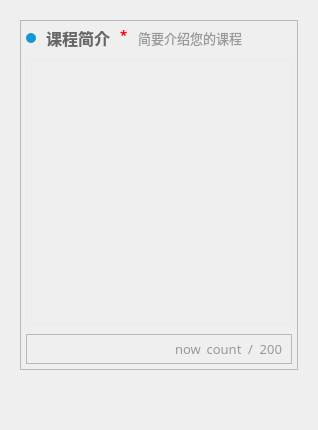
           <widget class="QWidget" name="page_2">
            <attribute name="title">
             <string>课程介绍</string>
            </attribute>
            <layout class="QGridLayout" name="gridLayout_14">
             <property name="leftMargin">
              <number>20</number>
             </property>
             <property name="topMargin">
              <number>20</number>
             </property>
             <property name="rightMargin">
              <number>20</number>
             </property>
             <property name="bottomMargin">
              <number>20</number>
             </property>
             <property name="verticalSpacing">
              <number>20</number>
             </property>
             <item row="0" column="0">
              <widget class="QFrame" name="frame_14">
               <property name="minimumSize">
                <size>
                 <width>0</width>
                 <height>350</height>
                </size>
               </property>
               <property name="maximumSize">
                <size>
                 <width>16777215</width>
                 <height>350</height>
                </size>
               </property>
               <property name="frameShape">
                <enum>QFrame::StyledPanel</enum>
               </property>
               <property name="frameShadow">
                <enum>QFrame::Raised</enum>
               </property>
               <layout class="QGridLayout" name="gridLayout_13">
                <property name="leftMargin">
                 <number>5</number>
                </property>
                <property name="topMargin">
                 <number>5</number>
                </property>
                <property name="rightMargin">
                 <number>5</number>
                </property>
                <property name="bottomMargin">
                 <number>5</number>
                </property>
                <property name="spacing">
                 <number>10</number>
                </property>
                <item row="0" column="1">
                 <widget class="QLabel" name="label_10">
                  <property name="font">
                   <font>
                    <family>微软雅黑</family>
                    <pointsize>12</pointsize>
                    <weight>75</weight>
                    <bold>true</bold>
                   </font>
                  </property>
                  <property name="styleSheet">
                   <string notr="true">color: #666666;</string>
                  </property>
                  <property name="text">
                   <string>课程简介</string>
                  </property>
                 </widget>
                </item>
                <item row="0" column="0">
                 <widget class="QFrame" name="frame_15">
                  <property name="minimumSize">
                   <size>
                    <width>10</width>
                    <height>10</height>
                   </size>
                  </property>
                  <property name="maximumSize">
                   <size>
                    <width>10</width>
                    <height>10</height>
                   </size>
                  </property>
                  <property name="font">
                   <font>
                    <weight>75</weight>
                    <bold>true</bold>
                   </font>
                  </property>
                  <property name="styleSheet">
                   <string notr="true">QFrame {
	background: #1296d6;
	border-radius: 5px;
}</string>
                  </property>
                  <property name="frameShape">
                   <enum>QFrame::StyledPanel</enum>
                  </property>
                  <property name="frameShadow">
                   <enum>QFrame::Raised</enum>
                  </property>
                 </widget>
                </item>
                <item row="0" column="3">
                 <widget class="QLabel" name="label_11">
                  <property name="font">
                   <font>
                    <family>微软雅黑</family>
                    <pointsize>10</pointsize>
                   </font>
                  </property>
                  <property name="styleSheet">
                   <string notr="true">color: #999999;</string>
                  </property>
                  <property name="text">
                   <string>简要介绍您的课程</string>
                  </property>
                 </widget>
                </item>
                <item row="2" column="0" colspan="5">
                 <widget class="QFrame" name="frame_16">
                  <property name="minimumSize">
                   <size>
                    <width>0</width>
                    <height>30</height>
                   </size>
                  </property>
                  <property name="maximumSize">
                   <size>
                    <width>16777215</width>
                    <height>30</height>
                   </size>
                  </property>
                  <property name="frameShape">
                   <enum>QFrame::StyledPanel</enum>
                  </property>
                  <property name="frameShadow">
                   <enum>QFrame::Raised</enum>
                  </property>
                  <layout class="QGridLayout" name="gridLayout_15">
                   <item row="0" column="1">
                    <widget class="QLabel" name="now_count_text">
                     <property name="font">
                      <font>
                       <family>微软雅黑</family>
                       <pointsize>10</pointsize>
                      </font>
                     </property>
                     <property name="styleSheet">
                      <string notr="true">color: #999999;</string>
                     </property>
                     <property name="text">
                      <string>now_count</string>
                     </property>
                    </widget>
                   </item>
                   <item row="0" column="3">
                    <widget class="QLabel" name="max_count_text">
                     <property name="font">
                      <font>
                       <family>微软雅黑</family>
                       <pointsize>10</pointsize>
                      </font>
                     </property>
                     <property name="styleSheet">
                      <string notr="true">color: #999999;</string>
                     </property>
                     <property name="text">
                      <string>200</string>
                     </property>
                     <property name="alignment">
                      <set>Qt::AlignRight|Qt::AlignTrailing|Qt::AlignVCenter</set>
                     </property>
                    </widget>
                   </item>
                   <item row="0" column="2">
                    <widget class="QLabel" name="label_12">
                     <property name="font">
                      <font>
                       <family>微软雅黑</family>
                       <pointsize>10</pointsize>
                      </font>
                     </property>
                     <property name="styleSheet">
                      <string notr="true">color: #999999;</string>
                     </property>
                     <property name="text">
                      <string>/</string>
                     </property>
                    </widget>
                   </item>
                   <item row="0" column="0">
                    <spacer name="horizontalSpacer_11">
                     <property name="orientation">
                      <enum>Qt::Horizontal</enum>
                     </property>
                     <property name="sizeHint" stdset="0">
                      <size>
                       <width>40</width>
                       <height>20</height>
                      </size>
                     </property>
                    </spacer>
                   </item>
                  </layout>
                 </widget>
                </item>
                <item row="1" column="0" colspan="5">
                 <widget class="QPlainTextEdit" name="course_introduction_edit">
                  <property name="font">
                   <font>
                    <family>微软雅黑</family>
                    <pointsize>10</pointsize>
                   </font>
                  </property>
                  <property name="styleSheet">
                   <string notr="true">QPlainTextEdit {
	padding-left: 5px;
	padding-right: 5px;
	border: 1px solid #E8ECEC;
	border-radius: 0px;
	background: transparent;
	color: #666666;
}</string>
                  </property>
                  <property name="plainText">
                   <string/>
                  </property>
                 </widget>
                </item>
                <item row="0" column="4">
                 <spacer name="horizontalSpacer_7">
                  <property name="orientation">
                   <enum>Qt::Horizontal</enum>
                  </property>
                  <property name="sizeHint" stdset="0">
                   <size>
                    <width>40</width>
                    <height>20</height>
                   </size>
                  </property>
                 </spacer>
                </item>
                <item row="0" column="2">
                 <widget class="QLabel" name="label_14">
                  <property name="font">
                   <font>
                    <family>微软雅黑</family>
                    <pointsize>10</pointsize>
                    <weight>75</weight>
                    <bold>true</bold>
                   </font>
                  </property>
                  <property name="styleSheet">
                   <string notr="true">color: red;</string>
                  </property>
                  <property name="text">
                   <string>*</string>
                  </property>
                  <property name="alignment">
                   <set>Qt::AlignLeading|Qt::AlignLeft|Qt::AlignTop</set>
                  </property>
                 </widget>
                </item>
               </layout>
              </widget>
             </item>
             <item row="1" column="0">
              <spacer name="verticalSpacer_2">
               <property name="orientation">
                <enum>Qt::Vertical</enum>
               </property>
               <property name="sizeHint" stdset="0">
                <size>
                 <width>20</width>
                 <height>40</height>
                </size>
               </property>
              </spacer>
             </item>
            </layout>
           </widget>
